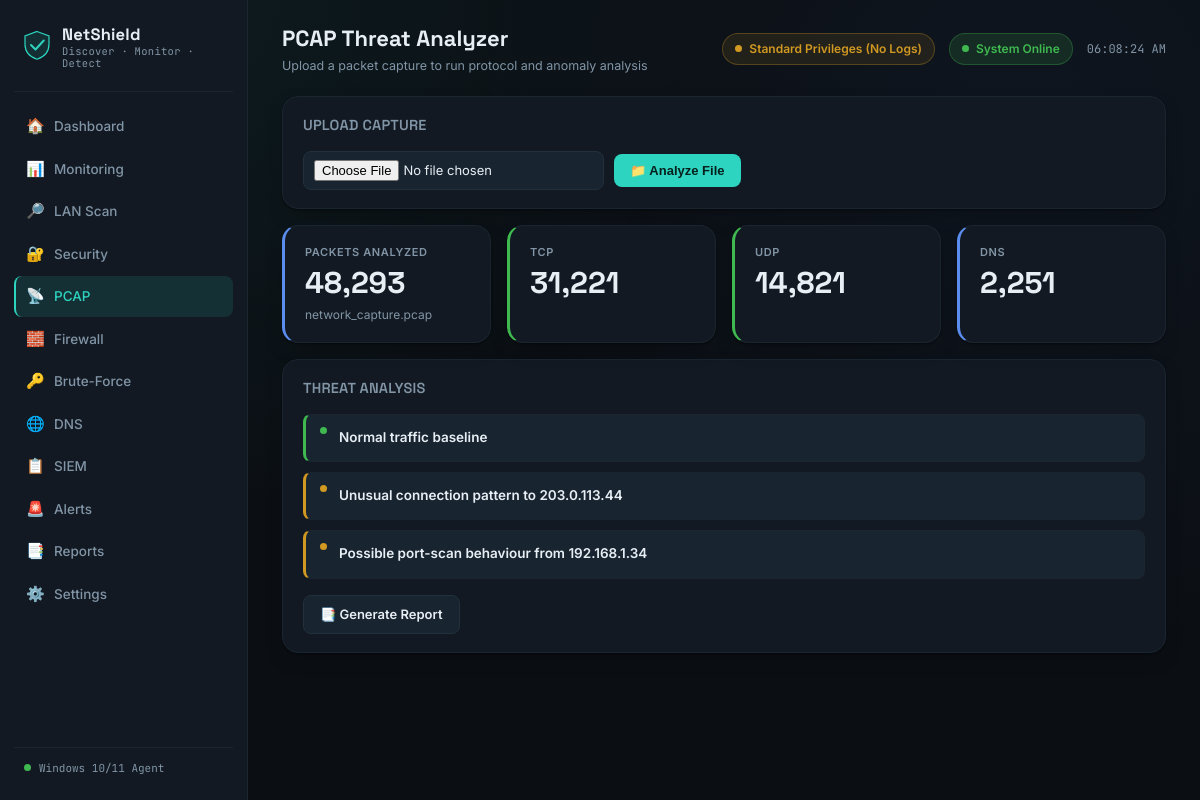
The page /pcap on the database its author committed.
### tables this page shows
CREATE TABLE pcap_analysis (
    id              INTEGER PRIMARY KEY AUTOINCREMENT,
    file_name       TEXT,
    packets_total   INTEGER,
    tcp_count       INTEGER,
    udp_count       INTEGER,
    dns_count       INTEGER,
    findings        TEXT,       -- JSON-encoded list of findings
    analyzed_at     TEXT
);

### app.py (the view)
@app.route("/pcap")
def pcap_page():
    analysis = pcap_analyzer.get_latest_analysis()
    return render_template("pcap.html", active="pcap", analysis=analysis)

### app.py (called while the page is built)
def is_admin():
    try:
        return ctypes.windll.shell32.IsUserAnAdmin() != 0
    except Exception:
        return False

@app.context_processor
def inject_privileges():
    return dict(is_admin=is_admin())

### database/database.py (called while the page is built)
def get_connection():
    conn = sqlite3.connect(DB_PATH)
    conn.row_factory = sqlite3.Row
    conn.execute("PRAGMA foreign_keys = ON")
    return conn

### modules/pcap/pcap_analyzer.py (called while the page is built)
def get_latest_analysis():
    conn = get_connection()
    row = conn.execute(
        "SELECT * FROM pcap_analysis ORDER BY analyzed_at DESC LIMIT 1"
    ).fetchone()
    conn.close()
    if not row:
        return None
    data = dict(row)
    data["findings"] = data["findings"].split("|") if data["findings"] else []
    return data

### templates/pcap.html (shortened to what this page needs)
{% extends "base.html" %}
{% block page_title %}PCAP Threat Analyzer{% endblock %}
{% block page_sub %}Upload a packet capture to run protocol and anomaly analysis{% endblock %}
{% block content %}
<div class="card">
  <div class="card-header"><h2>Upload Capture</h2></div>
  <form method="POST" action="{{ url_for('pcap_upload') }}" enctype="multipart/form-data" class="btn-row" style="margin-bottom:0;">
    <input type="file" name="pcap_file" accept=".pcap,.pcapng">
    <button class="btn" type="submit">📁 Analyze File</button>
  </form>
</div>
{% if analysis %}
<div class="grid grid-4 mt-16">
  <div class="card stat-card stat-info">
    <div class="stat-label">Packets Analyzed</div>
    <div class="stat-value">{{ "{:,}".format(analysis.packets_total) }}</div>
    <div class="stat-foot">{{ analysis.file_name }}</div>
  </div>
  <div class="card stat-card stat-good">
    <div class="stat-label">TCP</div>
    <div class="stat-value">{{ "{:,}".format(analysis.tcp_count) }}</div>
  </div>
  <div class="card stat-card stat-good">
    <div class="stat-label">UDP</div>
    <div class="stat-value">{{ "{:,}".format(analysis.udp_count) }}</div>
  </div>
  <div class="card stat-card stat-info">
    <div class="stat-label">DNS</div>
    <div class="stat-value">{{ "{:,}".format(analysis.dns_count) }}</div>
  </div>
</div>
<div class="card mt-16">
  <div class="card-header"><h2>Threat Analysis</h2></div>
  <div class="feed">
    {% for f in analysis.findings %}
    <div class="feed-item {{ 'sev-LOW' if 'Normal' in f else 'sev-MEDIUM' }}">
      <span class="dot {{ 'dot-good' if 'Normal' in f else 'dot-warn' }}"></span>
      <div class="feed-title">{{ f }}</div>
    </div>
    {% endfor %}
  </div>
  <div class="btn-row mt-16" style="margin-bottom:0;">
    <a class="btn btn-ghost" href="{{ url_for('reports_page') }}">📑 Generate Report</a>
  </div>
</div>
{% else %}
<div class="empty-state mt-16"><div class="empty-ic">📡</div>No capture analyzed yet. Upload a .pcap file above.</div>
{% endif %}
{% endblock %}

### static/css/style.css (style rules this page uses)
:root { --bg: #0B0F14; --surface: #121922; --surface-alt: #182430; --surface-hover: #1C2A37; --border: #21303D; --border-soft: #1A252F; --text: #E7EEF4; --text-muted: #8195A6; --text-faint: #4A5A68; --accent: #2DD4BF; --accent-soft: rgba(45, 212, 191, 0.12); --accent-2: #5B8DEF; --good: #3FB950; --good-soft: rgba(63, 185, 80, 0.14); --warn: #D29922; --warn-soft: rgba(210, 153, 34, 0.14); --danger: #F85149; --danger-soft: rgba(248, 81, 73, 0.14); --critical: #B855F0; --critical-soft: rgba(184, 85, 240, 0.14); --radius-sm: 8px; --radius-md: 12px; --radius-lg: 16px; --font-display: 'Space Grotesk', sans-serif; --font-body: 'Inter', sans-serif; --font-mono: 'JetBrains Mono', monospace; --shadow-card: 0 1px 2px rgba(0,0,0,0.4), 0 8px 24px -12px rgba(0,0,0,0.5); }
* { box-sizing: border-box; }
html, body { height: 100%; }
body { margin: 0; background: var(--bg); background-image: radial-gradient(circle at 15% 0%, rgba(45,212,191,0.06), transparent 40%), radial-gradient(circle at 85% 15%, rgba(91,141,239,0.05), transparent 45%); color: var(--text); font-family: var(--font-body); font-size: 14px; line-height: 1.5; -webkit-font-smoothing: antialiased; }
a { color: inherit; text-decoration: none; }
.grid { display: grid; gap: 16px; }
.grid-4 { grid-template-columns: repeat(4, 1fr); }
.card { background: var(--surface); border: 1px solid var(--border-soft); border-radius: var(--radius-lg); padding: 18px 20px; box-shadow: var(--shadow-card); }
.card-header { display: flex; align-items: center; justify-content: space-between; margin-bottom: 14px; }
.card-header h2 { font-family: var(--font-display); font-size: 14.5px; font-weight: 600; margin: 0; letter-spacing: 0.2px; text-transform: uppercase; color: var(--text-muted); }
.stat-card { position: relative; overflow: hidden; border-left: 3px solid var(--border); }
.stat-card.stat-good { border-left-color: var(--good); }
.stat-card.stat-info { border-left-color: var(--accent-2); }
.stat-label { font-size: 11px; text-transform: uppercase; letter-spacing: 0.6px; color: var(--text-muted); font-weight: 600; margin-bottom: 8px; }
.stat-value { font-family: var(--font-display); font-size: 30px; font-weight: 700; line-height: 1; display: flex; align-items: baseline; gap: 8px; }
.stat-foot { margin-top: 8px; font-size: 12px; color: var(--text-muted); }
.dot { width: 7px; height: 7px; border-radius: 50%; display: inline-block; }
.dot-good { background: var(--good); }
.dot-warn { background: var(--warn); }
.btn { display: inline-flex; align-items: center; gap: 7px; background: var(--accent); color: #06201C; border: none; padding: 9px 16px; border-radius: var(--radius-sm); font-weight: 600; font-size: 13px; cursor: pointer; transition: filter 0.15s ease, transform 0.05s ease; }
.btn-ghost { background: var(--surface-alt); color: var(--text); border: 1px solid var(--border); }
.btn-row { display: flex; gap: 10px; margin-bottom: 18px; flex-wrap: wrap; align-items: center; }
select, input[type=text], input[type=file] { background: var(--surface-alt); border: 1px solid var(--border); color: var(--text); padding: 8px 10px; border-radius: var(--radius-sm); font-family: var(--font-body); font-size: 13px; }
.feed { display: flex; flex-direction: column; gap: 10px; }
.feed-item { display: flex; gap: 12px; align-items: flex-start; padding: 12px 14px; background: var(--surface-alt); border: 1px solid var(--border-soft); border-left: 3px solid var(--border); border-radius: var(--radius-sm); }
.feed-item.sev-medium, .feed-item.sev-MEDIUM { border-left-color: var(--warn); }
.feed-item.sev-low, .feed-item.sev-LOW { border-left-color: var(--good); }
.feed-title { font-weight: 600; font-size: 13.5px; margin-bottom: 2px; }
.mt-16 { margin-top: 16px; }

### rows shown on the page
pcap_analysis: packets_total "48,293", file_name "network_capture.pcap", tcp_count "31,221", udp_count "14,821", dns_count "2,251"

### other values the page prints
{{ f }} "Normal traffic baseline" "Unusual connection pattern to 203.0.113.44" "Possible port-scan behaviour from 192.168.1.34"
